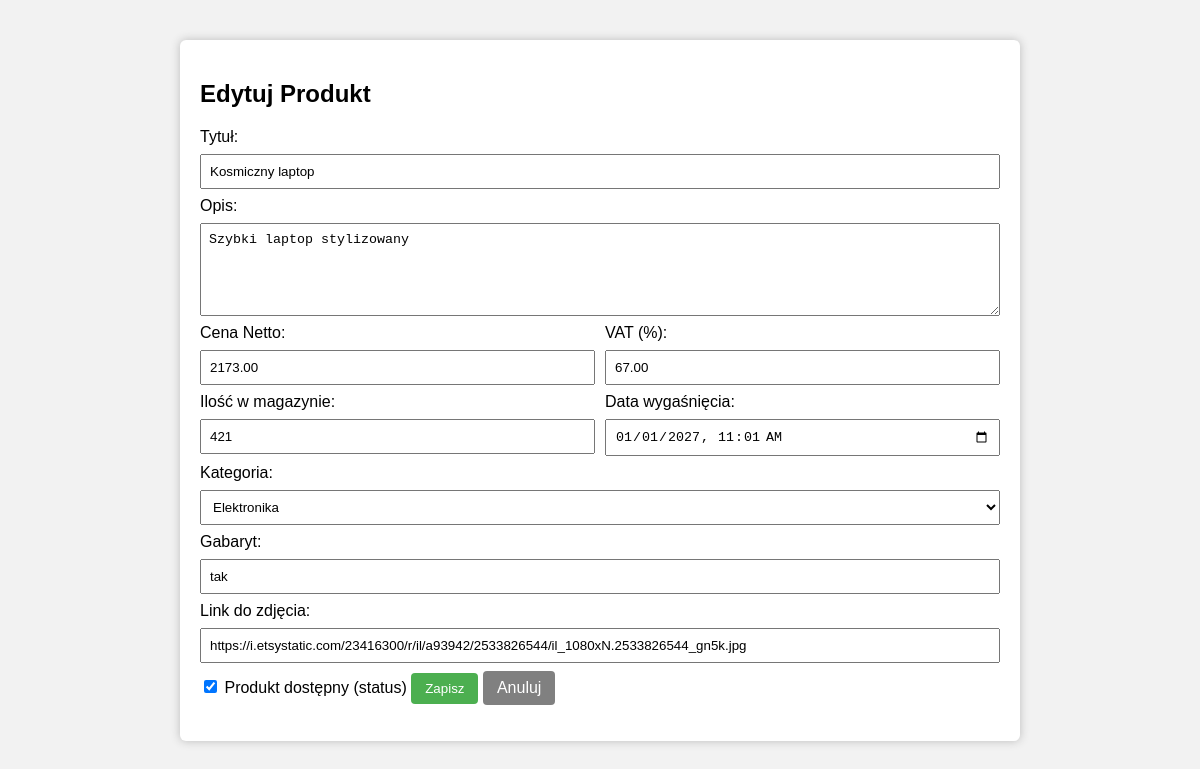
The page /admin/admin.php?modul=produkty&action=edit&id=1 (signed in) on the database its author committed.
### tables this page shows
CREATE TABLE `produkty` (
  `id` int(11) NOT NULL,
  `tytul` varchar(255) NOT NULL,
  `opis` text DEFAULT NULL,
  `data_utworzenia` datetime DEFAULT current_timestamp(),
  `data_modyfikacji` datetime DEFAULT NULL ON UPDATE current_timestamp(),
  `data_wygasniecia` datetime DEFAULT NULL,
  `cena_netto` decimal(10,2) NOT NULL,
  `podatek_vat` decimal(5,2) DEFAULT 23.00,
  `ilosc_magazyn` int(11) DEFAULT 0,
  `status_dostepnosci` int(11) DEFAULT 1,
  `kategoria` int(11) DEFAULT NULL,
  `gabaryt` varchar(50) DEFAULT NULL,
  `zdjecie` varchar(255) DEFAULT NULL
);

### products.php (called while the page is built, shortened)
<?php
class ZarzadzajProduktami
{
    private $db;
    public function __construct($conn)
    {
        $this->db = $conn;
    }
    public function PobierzProdukt($id)
    {
        $id = (int) $id;
        $query = "SELECT * FROM produkty WHERE id = $id LIMIT 1";
        $result = mysqli_query($this->db, $query);
        return mysqli_fetch_assoc($result);
    }
}
?>

### admin/admin.php (the view, shortened to what this page needs)
<?php
require_once '../cfg.php';
require_once '../kategorie.php';
require_once '../products.php';
$conn = mysqli_connect($dbhost, $dbuser, $dbpass, $db);
$kategorie_manager = new ZarzadzajKategoriami($conn);
$produkt_manager = new ZarzadzajProduktami($conn);
if (isset($_SESSION['zalogowany'])) {
    $modul = $_GET['modul'] ?? 'menu';
    switch ($modul) {
        case 'produkty':
            $produkt_manager->StworzTabele();
            $action = $_GET['action'] ?? 'list';
            if ($action == 'list') {
                echo $produkt_manager->PokazProdukty();
                echo '<div class="action-bar" style="margin-top:20px;"><a href="admin.php" class="btn btn-back">← Powrót do menu</a></div>';
            } elseif ($action == 'add' || $action == 'edit') {
                $product = null;
                if ($action == 'edit' && isset($_GET['id'])) {
                    $product = $produkt_manager->PobierzProdukt($_GET['id']);
                }
                $tytul = $product ? $product['tytul'] : '';
                $opis = $product ? $product['opis'] : '';
                $data_wyg = $product ? $product['data_wygasniecia'] : '';
                $cena = $product ? $product['cena_netto'] : '';
                $vat = $product ? $product['podatek_vat'] : '23.00';
                $ilosc = $product ? $product['ilosc_magazyn'] : '0';
                $status = ($product && $product['status_dostepnosci'] == 1) ? 'checked' : '';
                $kat_id = $product ? $product['kategoria'] : 0;
                $gabaryt = $product ? $product['gabaryt'] : '';
                $zdjecie = $product ? $product['zdjecie'] : '';
                $id_val = $product ? $product['id'] : '';
                echo "<div class='admin-panel'>
                    <h2>" . ($product ? 'Edytuj Produkt' : 'Dodaj Produkt') . "</h2>
                    <form method='post'>
                        " . ($product ? "<input type='hidden' name='id' value='$id_val'>" : "") . "
                        <label>Tytuł:</label>
                        <input type='text' name='tytul' value='" . htmlspecialchars($tytul) . "' required class='input'>
                        <label>Opis:</label>
                        <textarea name='opis' rows='5' class='input'>" . htmlspecialchars($opis) . "</textarea>
                        <div style='display:flex; gap:10px;'>
                            <div style='flex:1'>
                                <label>Cena Netto:</label>
                                <input type='number' step='0.01' name='cena_netto' value='$cena' required class='input'>
                            </div>
                            <div style='flex:1'>
                                <label>VAT (%):</label>
                                <input type='number' step='0.01' name='podatek_vat' value='$vat' class='input'>
                            </div>
                        </div>
                        <div style='display:flex; gap:10px;'>
                            <div style='flex:1'>
                                <label>Ilość w magazynie:</label>
                                <input type='number' name='ilosc_magazyn' value='$ilosc' class='input'>
                            </div>
                             <div style='flex:1'>
                                <label>Data wygaśnięcia:</label>
                                <input type='datetime-local' name='data_wygasniecia' value='$data_wyg' class='input'>
                            </div>
                        </div>
                        <label>Kategoria:</label>
                        <select name='kategoria' class='input'>
                            " . $kategorie_manager->GenerujSelectKategorii($kat_id) . "
                        </select>
                        <label>Gabaryt:</label>
                        <input type='text' name='gabaryt' value='" . htmlspecialchars($gabaryt) . "' class='input'>
                        <label>Link do zdjęcia:</label>
                        <input type='text' name='zdjecie' value='" . htmlspecialchars($zdjecie) . "' class='input'>
                        <label><input type='checkbox' name='status_dostepnosci' $status> Produkt dostępny (status)</label>
                        <button type='submit' name='save_product' class='btn btn-save'>Zapisz</button>
                        <a href='?modul=produkty' class='btn btn-cancel'>Anuluj</a>
                    </form>
                </div>";
            }
            break;
    }
}
?>

### admin/admin.php (style rules this page uses)
.btn { display: inline-block; padding: 8px 14px; border: none; background: #2196F3; color: white; border-radius: 4px; cursor: pointer; text-decoration: none; }
.btn-save { background: #4CAF50; }
.btn-cancel { background: gray; }
.admin-panel { background: white; width: 800px; padding: 20px; margin: 20px auto; border-radius: 6px; box-shadow: 0 0 10px #bbb; }
.admin-panel .input, textarea { width: 100%; padding: 8px; margin: 8px 0; }

### rows shown on the page
produkty: tytul "Kosmiczny laptop", opis "Szybki laptop stylizowany", cena_netto "2173.00", podatek_vat "67.00", ilosc_magazyn "421", data_wygasniecia "01/01/2027 11:01", gabaryt "tak", zdjecie "https://i.etsystatic.com/23416300/r/il/a93942/2533826544/il_1080xN.2533826544_gn5k.jpg"
